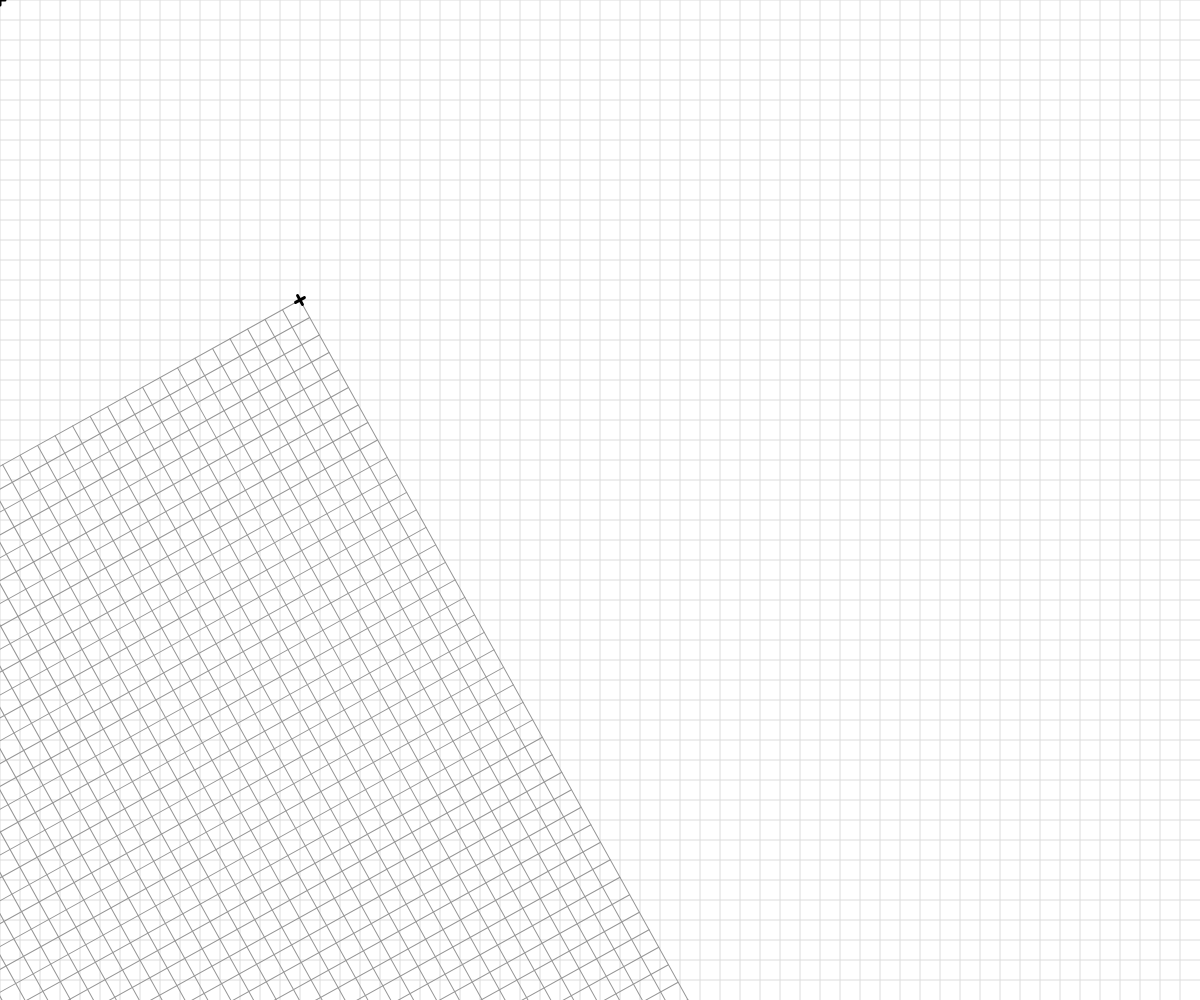
Frame 1 (no input)
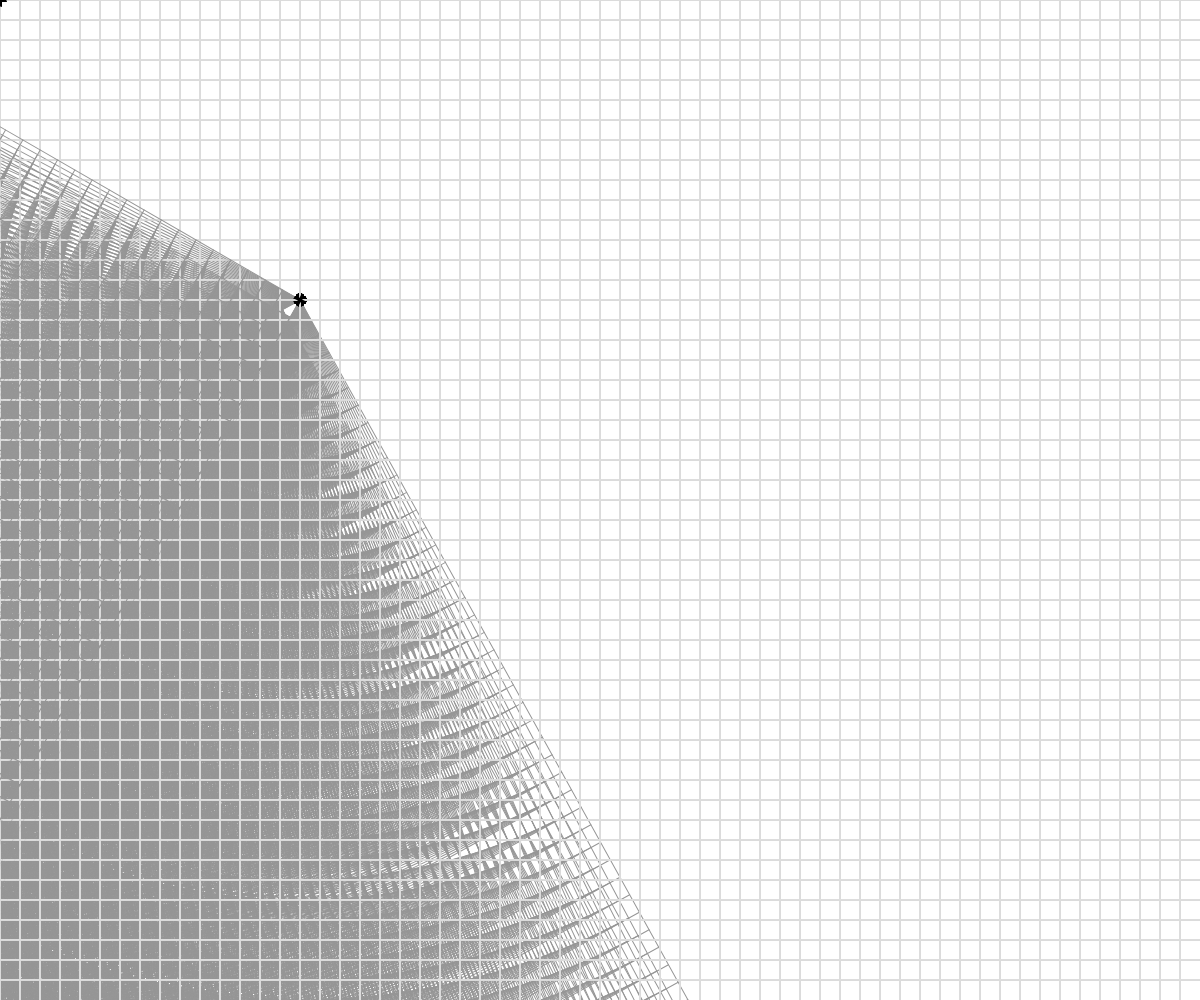
Frame 60 (no input)
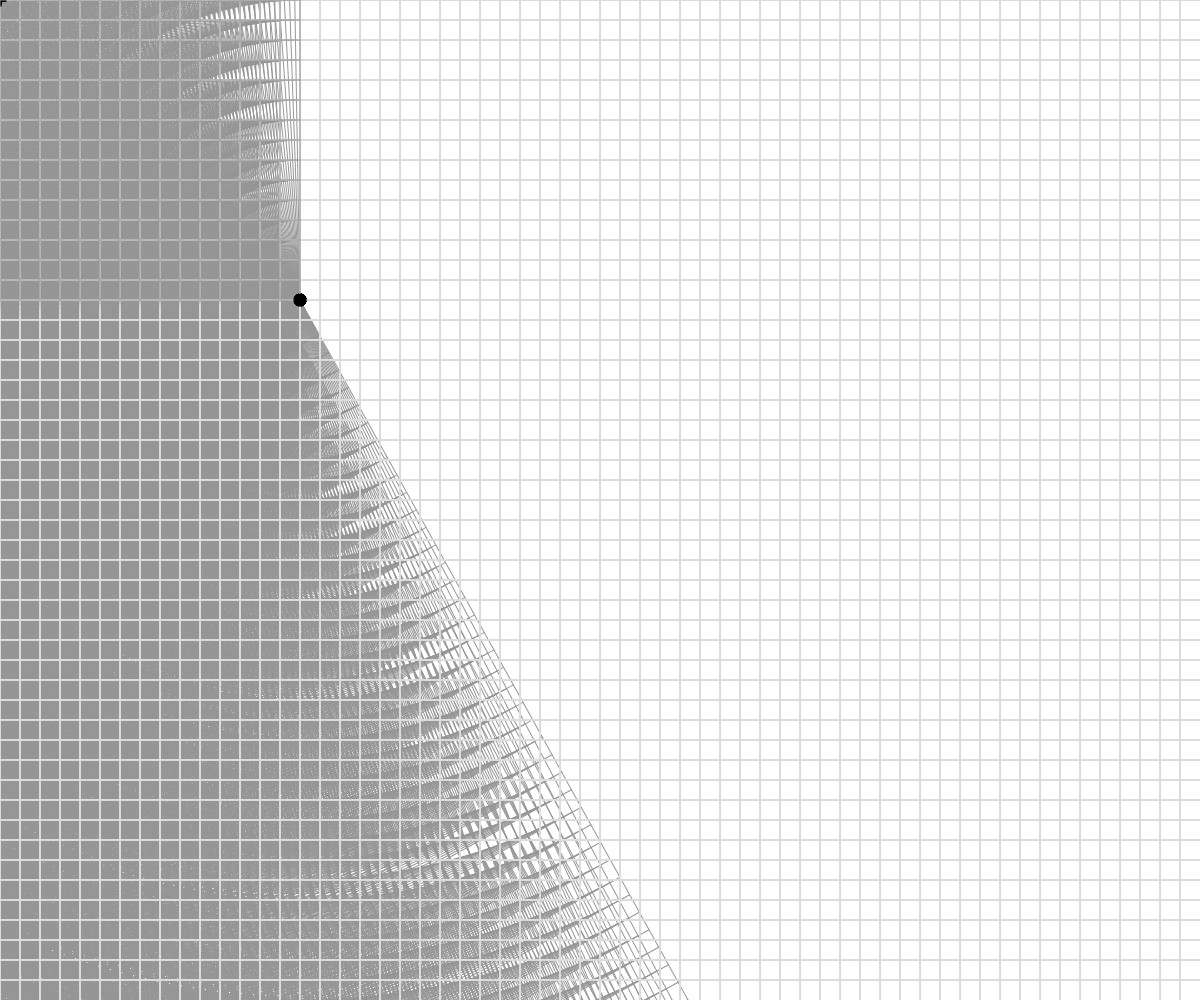
Frame 120 (the mouse pressed at the canvas centre since frame 60)

The p5.js sketch that drew these frames (run headless with seeded random() and noise() and a simulated clock; from frame 60 on, the mouse is pressed at the canvas centre):

// p5.js sketch
// ── sketch.js
// Basic Transformations Sandbox


let originalSpacing = 20;


function setup() {
  createCanvas(windowWidth, windowHeight);
}

function draw() {
  // ALL TRANSFORMATION RESET at draw()
  // background(255);
  drawBasicGrid(220);
  

  //transformation one: TRANSLATION
  //push(); //copies orig coordinate system
  //translate(200, 150); //x, y, (z)
  //drawBasicGrid(150);
  //rectangleRed(0, 0);
  //pop(); //back to regular 0,0 in corner

  //push();
  //translate(100, 300);
  //rectangleBlue(0,0);
    //transformation STACK
  //pop();

  //add push()  pop()



  //background (255)
  //transformation two: SCALE
  //let s = map(mouseX, 0, width, 0.1, 8);
  //translate(200, 200);
  //scale(s); //0-1 reduction
              // 1  no change
              //>1  enlargement
  //drawBasicGrid(150);
  //rectMode(CENTER);
  //rectangleRed(0, 0);



  //transformation three: ROTATION
  //reminder: rotations are measured in radians, not degrees! Functions can help with the conversion...
  //rotations are relative to origin
  angleMode(DEGREES);
  translate(300, 300);
  rotate(45);
  rotate(15);
  rotate(frameCount);
  drawBasicGrid(150);


  //Combinations of Transformations

  

}


function face(x, y) {
  //draw a face at x,y
  push();
  translate(x,y);
  ellipseMode(CENTER);
  fill(200,200,0);
  stroke(0);
  ellipse(0,0,80,80);
  fill(90, 140, 30, 220);
  triangle(-20, 20, 20, 20, 0, 30);
  fill(0);
  ellipse(-25,0,10,10);
  ellipse(25,0,10,10);
  strokeWeight(5);
  line(-30,-10,30,-10);
  strokeWeight(1);
  pop();

}

function rectangleRed(x, y) {
  //draw a red rectangle at x,y (sized 50 pixels square) - to visualize what happens to the coordinate system
  //when different basic transformations are applied.
  noStroke();
  fill(255, 0, 0, 150);
  rect(x, y, 50, 50);

}

function rectangleBlue(x, y) {
  //draw a red rectangle at x,y (sized 50 pixels square) - to visualize what happens to the coordinate system
  //when different basic transformations are applied.
  noStroke();
  fill(0, 0, 255, 150);
  rect(x, y, 50, 50);

}

function drawBasicGrid(shade) {
  //draw the normal cartesian Coordinate Grid, in a light color. Spaced at 20 px by default
  stroke(shade);
  for (let x = 0; x < width; x += 20) {
    line(x, 0, x, height);
  }
  for (let y = 0; y < height; y += 20) {
    line(0, y, width, y);
  }

  //Draw "X" at the origin
  strokeWeight(3);
  stroke(0);
  line(-5,0,5,0);
  line(0,5,0,-5);
  strokeWeight(1);
}
